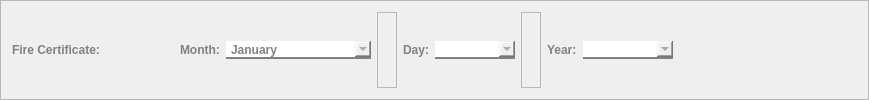
           <widget class="QFrame" name="fc_frame_edit">
            <property name="frameShape">
             <enum>QFrame::StyledPanel</enum>
            </property>
            <property name="frameShadow">
             <enum>QFrame::Raised</enum>
            </property>
            <layout class="QHBoxLayout" name="horizontalLayout_53">
             <item>
              <widget class="QLabel" name="label_112">
               <property name="styleSheet">
                <string notr="true">font-family: Segoe UI;
				font-weight: bold;
				color: #818181;

border-radius: 0px;
border-color: white;
border-width: 0px;</string>
               </property>
               <property name="text">
                <string>Fire Certificate:                      </string>
               </property>
              </widget>
             </item>
             <item>
              <widget class="QLabel" name="label_113">
               <property name="styleSheet">
                <string notr="true">font-family: Segoe UI;
				font-weight: bold;
				color: #818181;

border-radius: 0px;
border-color: white;
border-width: 0px;</string>
               </property>
               <property name="text">
                <string>Month:</string>
               </property>
              </widget>
             </item>
             <item>
              <widget class="QComboBox" name="fc_choose_month_comboBox_edit">
               <property name="minimumSize">
                <size>
                 <width>145</width>
                 <height>0</height>
                </size>
               </property>
               <property name="maximumSize">
                <size>
                 <width>175</width>
                 <height>16777215</height>
                </size>
               </property>
               <property name="cursor">
                <cursorShape>PointingHandCursor</cursorShape>
               </property>
               <property name="styleSheet">
                <string notr="true">QComboBox {
				font-family: Segoe UI;
				font-weight: bold;
				color: #818181;
                border: none;
                border-bottom: 2px solid #818181;
            }

QComboBox::hover{
color: #565656;
border-bottom: 2px solid #565656;
}

</string>
               </property>
               <item>
                <property name="text">
                 <string>January</string>
                </property>
               </item>
               <item>
                <property name="text">
                 <string>February</string>
                </property>
               </item>
               <item>
                <property name="text">
                 <string>March</string>
                </property>
               </item>
               <item>
                <property name="text">
                 <string>April</string>
                </property>
               </item>
               <item>
                <property name="text">
                 <string>May</string>
                </property>
               </item>
               <item>
                <property name="text">
                 <string>June</string>
                </property>
               </item>
               <item>
                <property name="text">
                 <string>July</string>
                </property>
               </item>
               <item>
                <property name="text">
                 <string>August</string>
                </property>
               </item>
               <item>
                <property name="text">
                 <string>September</string>
                </property>
               </item>
               <item>
                <property name="text">
                 <string>October</string>
                </property>
               </item>
               <item>
                <property name="text">
                 <string>November</string>
                </property>
               </item>
               <item>
                <property name="text">
                 <string>December</string>
                </property>
               </item>
              </widget>
             </item>
             <item>
              <widget class="QFrame" name="frame_79">
               <property name="minimumSize">
                <size>
                 <width>20</width>
                 <height>0</height>
                </size>
               </property>
               <property name="frameShape">
                <enum>QFrame::StyledPanel</enum>
               </property>
               <property name="frameShadow">
                <enum>QFrame::Raised</enum>
               </property>
              </widget>
             </item>
             <item>
              <widget class="QLabel" name="label_114">
               <property name="styleSheet">
                <string notr="true">font-family: Segoe UI;
				font-weight: bold;
				color: #818181;

border-radius: 0px;
border-color: white;
border-width: 0px;</string>
               </property>
               <property name="text">
                <string>Day:</string>
               </property>
              </widget>
             </item>
             <item>
              <widget class="QComboBox" name="fc_choose_day_comboBox_edit">
               <property name="minimumSize">
                <size>
                 <width>80</width>
                 <height>0</height>
                </size>
               </property>
               <property name="maximumSize">
                <size>
                 <width>80</width>
                 <height>16777215</height>
                </size>
               </property>
               <property name="cursor">
                <cursorShape>PointingHandCursor</cursorShape>
               </property>
               <property name="styleSheet">
                <string notr="true">QComboBox {
				font-family: Segoe UI;
				font-weight: bold;
				color: #818181;
                border: none;
                border-bottom: 2px solid #818181;
            }

QComboBox::hover{
color: #565656;
border-bottom: 2px solid #565656;
}

</string>
               </property>
              </widget>
             </item>
             <item>
              <widget class="QFrame" name="frame_96">
               <property name="minimumSize">
                <size>
                 <width>20</width>
                 <height>0</height>
                </size>
               </property>
               <property name="frameShape">
                <enum>QFrame::StyledPanel</enum>
               </property>
               <property name="frameShadow">
                <enum>QFrame::Raised</enum>
               </property>
              </widget>
             </item>
             <item>
              <widget class="QLabel" name="label_115">
               <property name="styleSheet">
                <string notr="true">font-family: Segoe UI;
				font-weight: bold;
				color: #818181;

border-radius: 0px;
border-color: white;
border-width: 0px;</string>
               </property>
               <property name="text">
                <string>Year:</string>
               </property>
              </widget>
             </item>
             <item>
              <widget class="QComboBox" name="fc_choose_year_comboBox_edit">
               <property name="minimumSize">
                <size>
                 <width>90</width>
                 <height>0</height>
                </size>
               </property>
               <property name="maximumSize">
                <size>
                 <width>80</width>
                 <height>16777215</height>
                </size>
               </property>
               <property name="cursor">
                <cursorShape>PointingHandCursor</cursorShape>
               </property>
               <property name="styleSheet">
                <string notr="true">QComboBox {
				font-family: Segoe UI;
				font-weight: bold;
				color: #818181;
                border: none;
                border-bottom: 2px solid #818181;
            }

QComboBox::hover{
color: #565656;
border-bottom: 2px solid #565656;
}

</string>
               </property>
              </widget>
             </item>
             <item>
              <spacer name="horizontalSpacer_76">
               <property name="orientation">
                <enum>Qt::Horizontal</enum>
               </property>
               <property name="sizeHint" stdset="0">
                <size>
                 <width>184</width>
                 <height>20</height>
                </size>
               </property>
              </spacer>
             </item>
            </layout>
           </widget>
